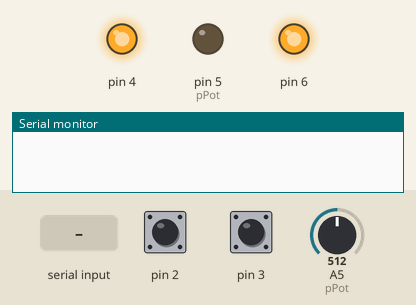
Recording of a sketch running on a simulated Arduino Uno, built with avr-gcc and run on an emulated ATmega328P. Shown: output pins drawn as LEDs (lit = HIGH), the last lines printed to the serial monitor. The inputs (shaded band) are chosen by the test bench; at power-on: A5 (pPot) = 512, pin 2 HIGH, pin 3 HIGH.

Above: at 1.2 s.
1.3 s: A5 (pPot) set to 90
At 2.05 s:
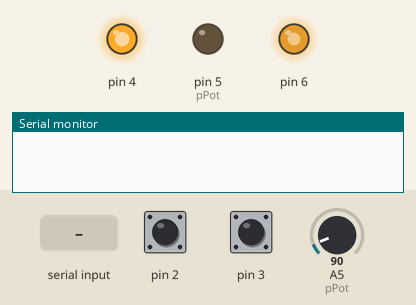
4.3 s: "90,45\n" received over Serial
At 5.0 s:
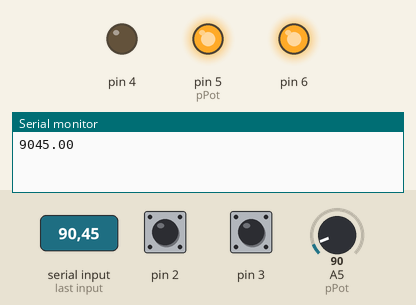
5.8 s: "5\n" received over Serial
At 6.17 s:
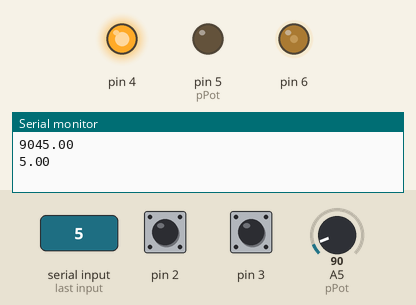
7.4 s: "200\n" received over Serial
At 7.64 s:
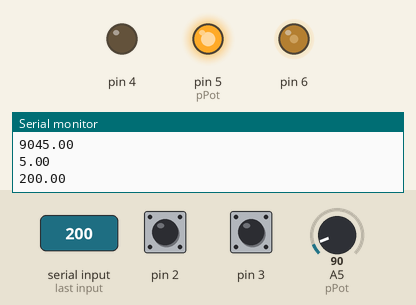
9.4 s: "90\n" received over Serial
At 10.3 s:
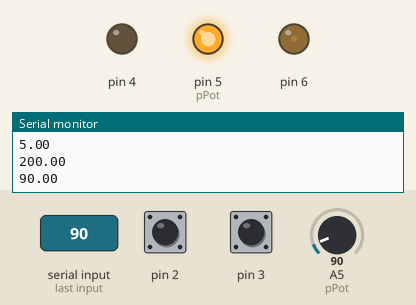
10.9 s: "30,150\n" received over Serial
At 11.4 s:
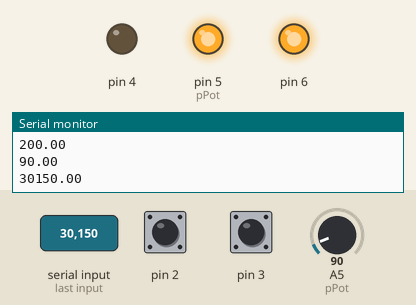
Timing chart, 0 to 13.4 s (numbered marks = the images above; inputs shaded):
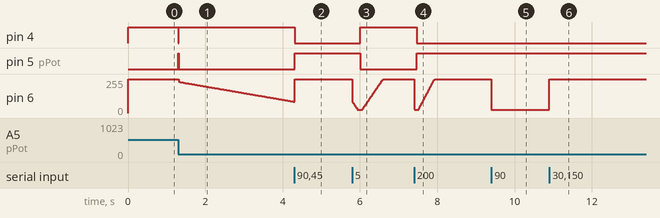

Measured:
- after the input at 1.3 s, pin 4: HIGH → LOW at once, → HIGH 0.01 s later; pin 5 (pPot): LOW → HIGH at once, → LOW 0.01 s later; pin 6: moves from 255/255 to 85/255 over 3.0 s, starting at once
- after the input at 4.3 s, pin 4: HIGH → LOW at once; pin 5 (pPot): LOW → HIGH at once
- after the input at 5.8 s, pin 4: LOW → HIGH after 0.21 s; pin 5 (pPot): HIGH → LOW after 0.21 s
- after the input at 7.4 s, pin 4: HIGH → LOW after 0.07 s; pin 5 (pPot): LOW → HIGH after 0.07 s
- after the input at 9.4 s, pin 6: 255/255 → 25/255 at once
- after the input at 10.9 s, pin 6: 25/255 → 255/255 at once

The sketch:

helmsmann_01.ino
```cpp
//http://www.arduino.cc/playground/uploads/Code/FSM_1-6.zip
#include <FiniteStateMachine.h>
#include <MotorLib.h>

#include <PID_v1.h>
String inString = "";    // string to hold input


int max = 1024;
int min  = 0;
int center =max-min/2+min;
int pPot = 5;


/** this is the definitions of the states that our program uses */
State idle = State(idleUpdate);
State adjust = State(adjustEnter, adjustUpdate, NULL);
State maximum = State(maximumUpdate);

/** the state machine controls which of the states get attention and execution time */
FSM stateMachine = FSM(idle); //initialize state machine, start in state: noop

//Variables for the PID
double Setpoint, Input, Output;
//Specify the links and initial tuning parameters
PID myPID(&Input, &Output, &Setpoint,2,5,1, DIRECT);

Motor rudder(4,5,6,2,3);


void setup(){
  Serial.begin(115200);

  inString.reserve(20);


  attachInterrupt(0, maximumSB, FALLING);
  attachInterrupt(1, maximumBB, FALLING);

  Input = analogRead(pPot);
  Setpoint = 100;

  myPID.SetOutputLimits(-255,256 );

  //turn the PID on
  myPID.SetMode(AUTOMATIC);
  // Set sample time to 10 ms
  myPID.SetSampleTime(10);

}

void loop(){
  while (Serial.available() > 0) {
    int inChar = Serial.read();
    if (isDigit(inChar)) {
      // convert the incoming byte to a char
      // and add it to the string:
      inString += (char)inChar;
    }
    // if you get a newline, print the string,
    // then the string's value:
    if (inChar == '\n') {
      Setpoint = (inString.toInt());
      Serial.println(Setpoint);
      // clear the string for new input:
      inString = "";
    }
  }
  stateMachine.update();
}

void idleUpdate() {
  if (abs(Setpoint-analogRead(pPot))>2){
    stateMachine.transitionTo(adjust);
  }
}
void adjustEnter() {
}
void adjustUpdate() {
  Setpoint = constrain(Setpoint,min,max);
  Input = analogRead(pPot);
  if (abs(Input - Setpoint)>2){
  myPID.Compute();
  rudder.go(Output);
  }else {
    rudder.go(0);
    stateMachine.transitionTo(idle);
  }
}

void maximumUpdate() {
}
void maximumBB()
{
  rudder.go(0);
  max = analogRead(pPot);
  stateMachine.immediateTransitionTo(idle);

}
void maximumSB()
{
  rudder.go(0);
  min = analogRead(pPot);
  stateMachine.immediateTransitionTo(idle);

}
```
